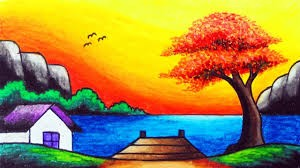
#> input picture exp5/exp5.jpg, 300 x 168 px
$ python exp5.py
#> lines starting #> are read from the running program, lines starting #| are printed output that depends on the picture
import cv2

# Read image
image = cv2.imread('exp5.jpg')
#> image is the input picture: shape (168, 300, 3); mean B, G, R 71.8, 138.7, 162.1

# Get image dimensions
height, width = image.shape[:2]
#> height = 168; width = 300
center = (width // 2, height // 2)
#> center = (150, 84)

# Rotate 90 degrees clockwise
matrix_cw = cv2.getRotationMatrix2D(center, -90, 1.0)
rotated_cw = cv2.warpAffine(image, matrix_cw, (width, height))
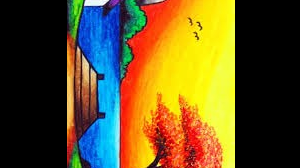
#> rotated_cw: shape (168, 300, 3); mean B, G, R 37.3, 81.4, 98.5
cv2.imwrite('exp5_clockwise.jpg', rotated_cw)
print("Clockwise rotation (90°) - Saved as 'exp5_clockwise.jpg'")

# Rotate 90 degrees counter-clockwise
matrix_ccw = cv2.getRotationMatrix2D(center, 90, 1.0)
#> matrix_ccw = [[6.12e-17, 1, 66], [-1, 6.12e-17, 234]]
rotated_ccw = cv2.warpAffine(image, matrix_ccw, (width, height))
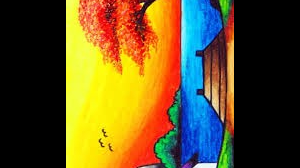
#> rotated_ccw: shape (168, 300, 3); mean B, G, R 37.3, 81.2, 98.4
cv2.imwrite('exp5_counter_clockwise.jpg', rotated_ccw)
print("Counter-clockwise rotation (90°) - Saved as 'exp5_counter_clockwise.jpg'")

# Rotate 180 degrees
matrix_180 = cv2.getRotationMatrix2D(center, 180, 1.0)
rotated_180 = cv2.warpAffine(image, matrix_180, (width, height))
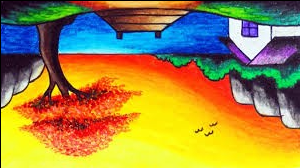
#> rotated_180: shape (168, 300, 3); mean B, G, R 71.2, 136.8, 160.2
cv2.imwrite('exp5_180.jpg', rotated_180)
print("180° rotation - Saved as 'exp5_180.jpg'")

print("Done!")
